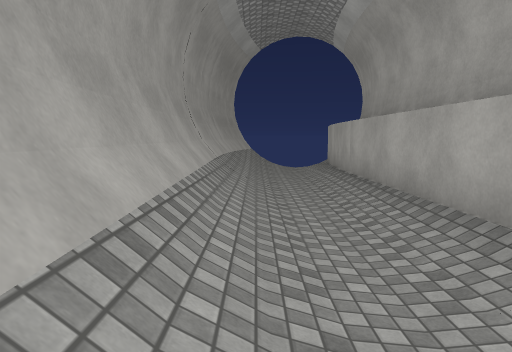
[1] (above)

12 first-person views from a walk through a Unity game level. The camera is 1.4 m above the floor, tilts 6° down and sees 70° across. Doors are open. The floor is counted in squares, 2 m on a side. Each view is taken from the middle of a square. On the plan, view 1 faces up. The plan holds only what a view shows up to about 11 squares ahead; the rest is blank. The place goes on beyond the plan. The player character is not drawn. Some animated figures are not drawn. Some surface patterns are stand-ins.

[2]
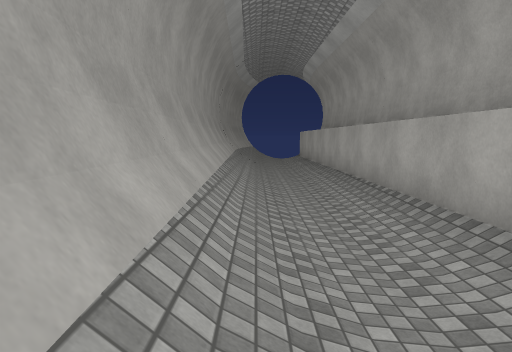

[3]
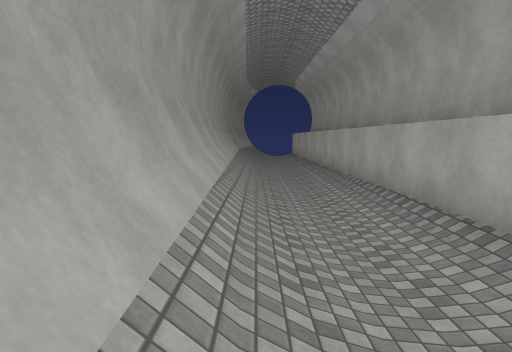

[4]
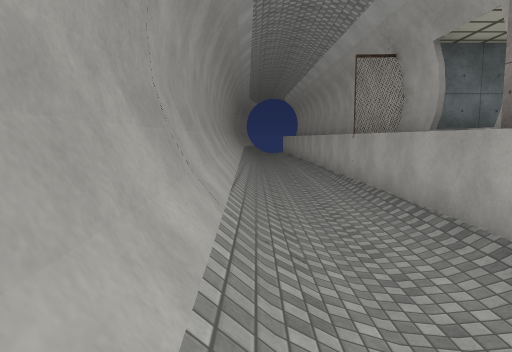

[5]
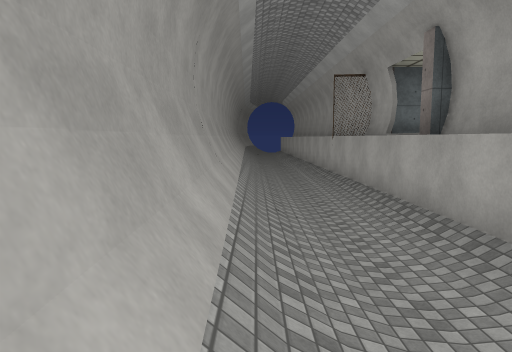

[6]
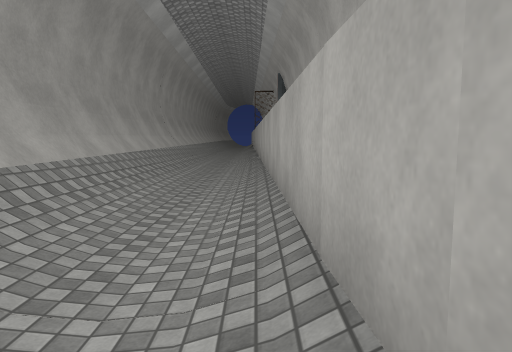

[7]
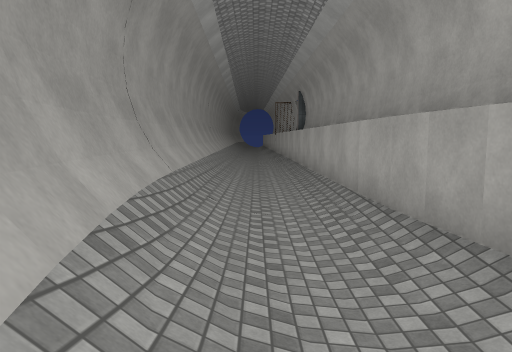

[8]
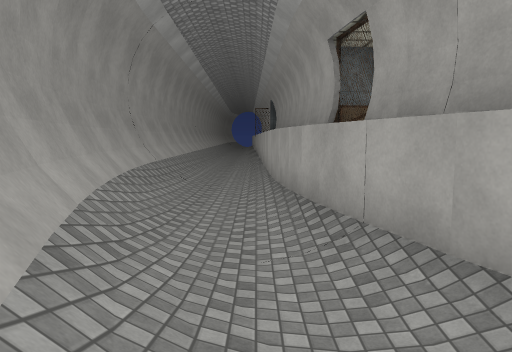

[9]
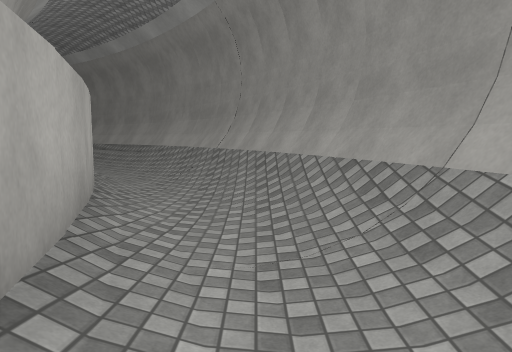

[10]
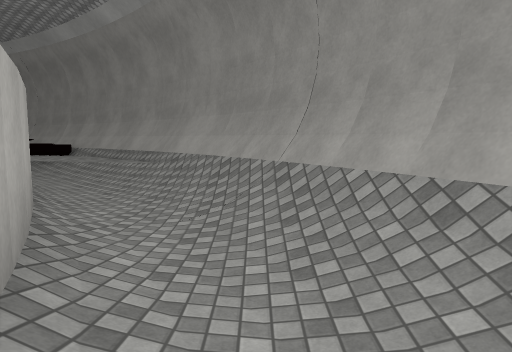

[11]
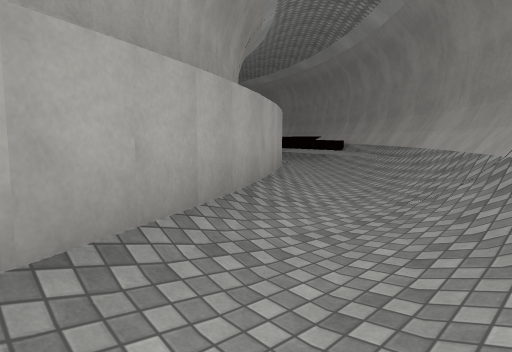

[12]
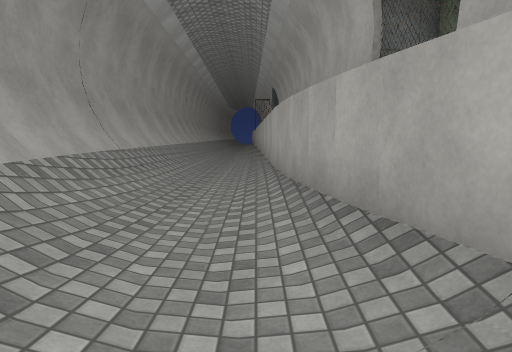

### Floor plan
Key: @ floor where view 1 was taken; # wall or solid block; . main floor; : floor 0.25 m higher than the main floor; - floor 0.25 m lower than the main floor; / step, stairs or slope; = window, fence, low wall or low ledge.
Columns run from 1 left of view 1 to 7 right of it. Each row starts with its distance up from view 1.
 11 #/
 10 #/-#
  9 #/.#
  8 #/.#
  7 #/.#
  6 #/.#
  5 #/.#
  4 #/.#
  3 #/.#
  2 #/.#
  1 #/.#
  0 #@.#
 -1 #/.#
 -2 #/.#
 -3 #/.#
 -4 #/.#
 -5 #/.#
 -6 #/.#
 -7 #/-#
 -8 #/-#
 -9 #/-#
-10 #/.#
-11 #/.#
-12 #/.#
-13 #/.#
-14 #/.#
-15 #/.#
-16 #/.#
-17 #/.##
-18 ##./#
-19 ##.:#
-20  #./#
-21  #./#
-22  #./#
-23  #./#
-24  #..#
-25  #/.#
-26  #/-##
-27  ##./#
-28   #/.##
-29   #/./#
-30   ##/.##
-31    #/./##
-32    ##/./#
-33     ##/./
-34      ##==
-35       ###

Positions as (right, up) in squares from view 1, and headings:
1: (0, 0), facing up
2: (0, -6), facing up
3: (0, -9), facing up
4: (0, -15), facing up
5: (0, -17), facing up
6: (2, -23), facing up
7: (1, -26), facing up
8: (2, -29), facing up
9: (2, -24), facing down
10: (3, -27), facing down
11: (2, -27), facing down-right
12: (2, -27), facing up
